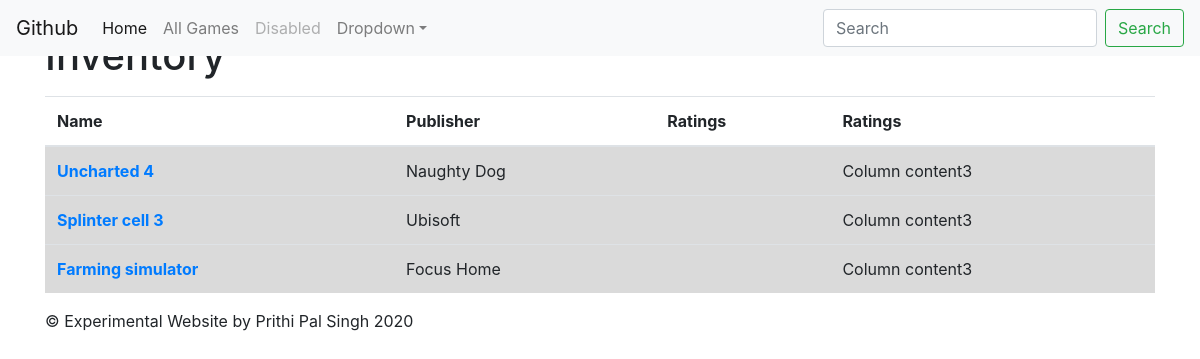
Before: /inventory with the older database file.
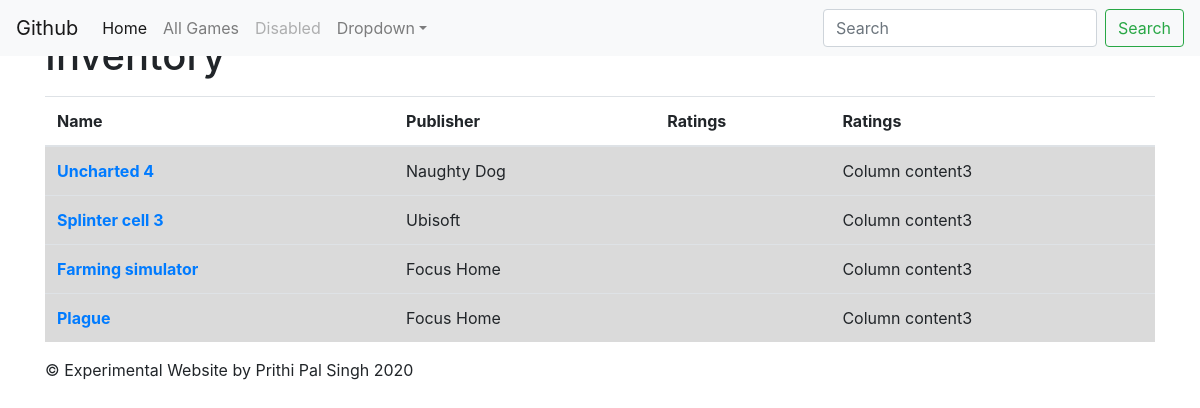
After: the same page with the newer database file.
### games/models.py (models this page shows, shortened)
class Game(models.Model) :
    name = models.CharField(max_length=20)
    summary = models.CharField(max_length=1000)
    ratings = models.IntegerField(default=0)
    publisher = models.CharField(max_length=100,blank=True)
    popularity = models.DecimalField(max_digits=500000,decimal_places=4,default=0.0)
    igdb_url = models.URLField(default="https://www.igdb.com/games")

### games/views.py (the view)
# urls.py: path('inventory',games.views.inventory,name='inventory'),
def inventory(request) :
    games = Game.objects.all()
    return render(request,'games/inventory.html',{'games':games})

### games/templates/games/inventory.html (shortened to what this page needs)
<!doctype html>
{% load static %}
<html lang="en">
  <head>
    <link rel="stylesheet" href="https://stackpath.bootstrapcdn.com/bootstrap/4.4.1/css/bootstrap.min.css">
    <link href="https://getbootstrap.com/docs/4.0/examples/jumbotron/jumbotron.css" rel="stylesheet">
</head>
  <body>
    <nav class="navbar navbar-expand-md navbar-light fixed-top bg-light">
      <a class="navbar-brand" href="https://github.com/PrithiPal/music_store">Github</a>
      <div class="collapse navbar-collapse" id="navbarsExampleDefault">
        <ul class="navbar-nav mr-auto">
          <li class="nav-item active">
            <a class="nav-link" href="{% url 'home' %}">Home <span class="sr-only">(current)</span></a>
          </li>
          <li class="nav-item">
            <a class="nav-link" href="{% url 'inventory' %}">All Games</a>
          </li>
          <li class="nav-item">
            <a class="nav-link disabled" href="#">Disabled</a>
          </li>
          <li class="nav-item dropdown">
            <a class="nav-link dropdown-toggle" href="http://example.com" id="dropdown01" data-toggle="dropdown" aria-haspopup="true" aria-expanded="false">Dropdown</a>
          </li>
        </ul>
        <form class="form-inline my-2 my-lg-0">
          <input class="form-control mr-sm-2" type="text" placeholder="Search" aria-label="Search">
          <button class="btn btn-outline-success my-2 my-sm-0" type="submit">Search</button>
        </form>
      </div>
    </nav>
    <main role="main">
        <div class="container">
                <div class="bs-docs-section", style="padding-top:2em;">
                        <div class="row">
                          <div class="col-lg-12">
                            <div class="page-header">
                              <h1 id="tables">Inventory</h1>
                            </div>
                            <div class="bs-component">
                              <table class="table table-hover">
                                <thead>
                                  <tr>
                                    <th scope="col">Name</th>
                                    <th scope="col">Publisher</th>
                                    <th scope="col">Ratings</th>
                                    <th scope="col">Ratings</th>
                                  </tr>
                                </thead>
                                <tbody>
                                    {% for game in games %}
                                        <tr class="table-active">
                                            <th scope="row"><a href="{% url 'detail' game.id %}">{{ game.name | capfirst }}</a></th>
                                            <td>{{ game.publisher | capfirst }}</td>
                                            <td>{{ game.rating }}</td>
                                            <td>Column content3</td>
                                        </tr>
                                    {% endfor %}
                                </tbody>
                              </table>
                            </div>
                          </div>
                        </div>
                      </div>
        </div>
    </main>
    <footer class="container">
      <p>&copy; Experimental Website by Prithi Pal Singh 2020</p>
    </footer>
</body>
</html>

Changed rows visible on the page:
added Game: name "Plague", publisher "Focus Home"
